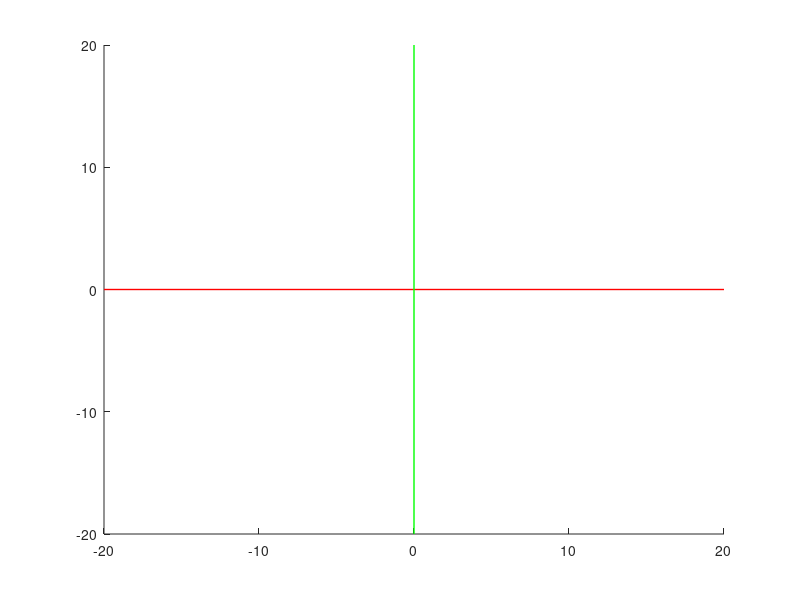

MATLAB code to generate this figure:
function imprimirejescoordenados();
line ([-20 20],[0 0],[0 0], 'color', [1 0 0], 'linewidth',1); %Establece el eje X Rojo 
line ([0 0],[-20 20],[0 0], 'color', [0 1 0], 'linewidth',1); %Establece el eje Y Verde 
line ([0 0],[0 0],[-20 20], 'color', [0 0 1], 'linewidth',1); %Establece el eje Z Azul 
end
